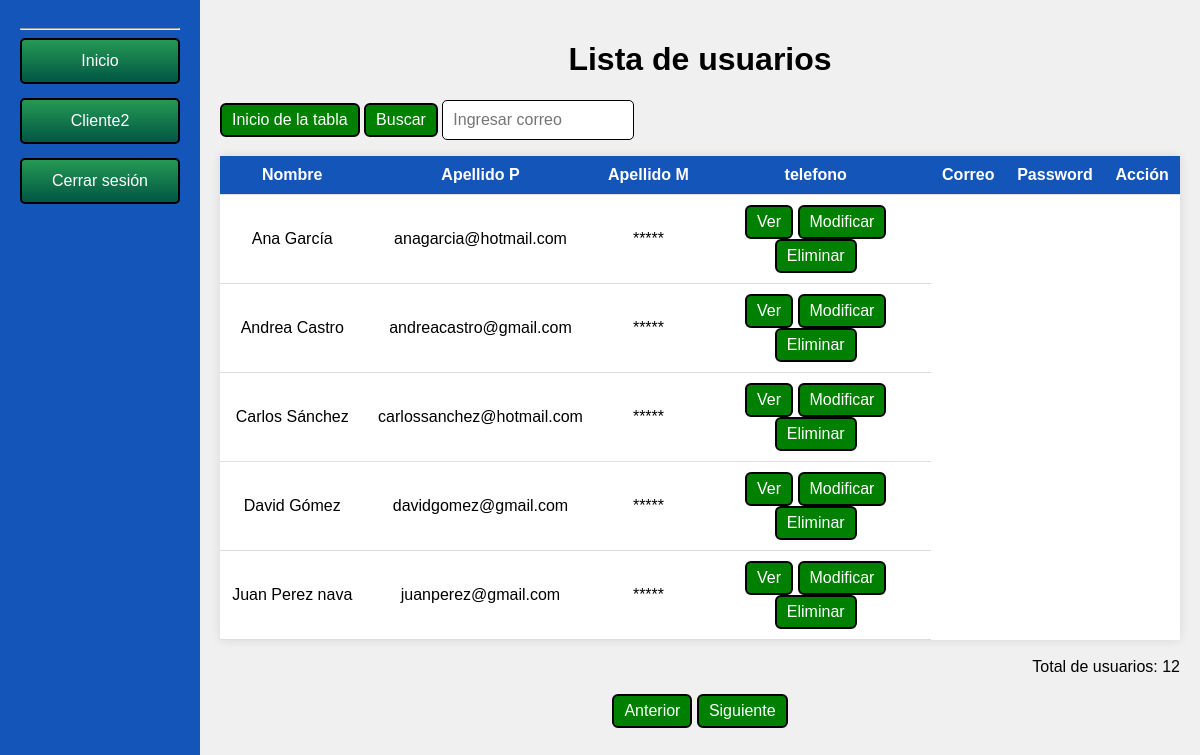
/cliente2_tabla.php (signed in), run on the app's committed database.
### tables this page shows
CREATE TABLE `cliente2` (
  `nom` varchar(50) NOT NULL,
  `correo` varchar(50) NOT NULL,
  `pass` varchar(50) NOT NULL
  
);

### cliente2_tabla.php (the view, shortened to what this page needs)
<?php
include("barra_lateral.php");
?>
<html>
<body>
<div class="ContenedorPrincipal">
<?php
    $filasmax = 5;
    if (isset($_GET['pag']))
	{
        $pagina = $_GET['pag'];
    } else
	{
        $pagina = 1;
    }
 if(isset($_POST['btnbuscar']))
{
$buscar = $_POST['txtbuscar'];
 $sqlusu = mysqli_query($conn, "SELECT * FROM cliente2 where correo = '".$buscar."'");
}
else
{
 $sqlusu = mysqli_query($conn, "SELECT * FROM cliente2 ORDER BY nom ASC LIMIT " . (($pagina - 1) * $filasmax)  . "," . $filasmax);
}
    $resultadoMaximo = mysqli_query($conn, "SELECT count(*) as num_usuarios FROM cliente2");
    $maxusutabla = mysqli_fetch_assoc($resultadoMaximo)['num_usuarios'];
    ?>
	<div class="ContenedorTabla" >
	<form method="POST">
	<h1>Lista de usuarios</h1>
	<div style="text-align:left">
	<a href="cliente2_tabla.php" class="BotonesUsuarios">Inicio de la tabla</a>
	<input class="BotonesUsuarios" type="submit" value="Buscar" name="btnbuscar">
	<input class="CajaTexto" type="text" name="txtbuscar"  placeholder="Ingresar correo" autocomplete="off" style='width:20%'>
	</div>
			</form>
    <table>
			<tr>
			<th>Nombre</th>
			<th>Apellido P</th>
			<th>Apellido M</th>
			<th>telefono</th>
			<th>Correo</th>
            <th>Password</th>
			<th>Acción</th>
			</tr>
        <?php
        while ($mostrar = mysqli_fetch_assoc($sqlusu))
		{
            echo "<tr>";
            echo "<td>".$mostrar['nom']."</td>";
			echo "<td>".$mostrar['correo']."</td>";
			 echo "<td>*****</td>";
            echo "<td style='width:24%'>
			<a class='BotonesUsuarios' href=\"cliente2_ver.php?correo=$mostrar[correo]&pag=$pagina\">Ver</a>
			<a class='BotonesUsuarios' href=\"cliente2_modificar.php?correo=$mostrar[correo]&pag=$pagina\">Modificar</a>
			<a class='BotonesUsuarios' href=\"cliente2_eliminar.php?correo=$mostrar[correo]&pag=$pagina\" onClick=\"return confirm('¿Estás seguro de eliminar a $mostrar[nom]?')\">Eliminar</a>
			</td>";
        }
        ?>
    </table>
	<div style='text-align:right'>
	<br>
	<?php echo "Total de usuarios: ".$maxusutabla;?>
	</div>
	</div>
<div style='text-align:right'>
<br>
</div>
<div style="text-align:center">
<?php
if (isset($_GET['pag'])) {
if ($_GET['pag'] > 1) {
 ?>
<a class="BotonesUsuarios" href="cliente2_tabla.php?pag=<?php echo $_GET['pag'] - 1; ?>">Anterior</a>
<?php
}
else
{
?>
<a class="BotonesUsuarios" href="#" style="pointer-events: none">Anterior</a>
<?php
}
?>
 <?php
}
else
{
?>
<a class="BotonesUsuarios" href="#" style="pointer-events: none">Anterior</a>
<?php
}
if (isset($_GET['pag'])) {
if ((($pagina) * $filasmax) < $maxusutabla) {
?>
<a class="BotonesUsuarios" href="cliente2_tabla.php?pag=<?php echo $_GET['pag'] + 1; ?>">Siguiente</a>
<?php
} else {
?>
<a class="BotonesUsuarios" href="#" style="pointer-events: none">Siguiente</a>
<?php
}
?>
<?php
} else {
?>
<a class="BotonesUsuarios" href="cliente2_tabla.php?pag=2">Siguiente</a>
<?php
}
?>
</div>
</div>
</body>
</html>

### barra_lateral.php (shortened to what this page needs)
<html>
<head>
<link rel="stylesheet" href="style.css">
</head>
<body>
<div class="BarraLateral">
<ul>
<hr>
<li><a href="principal.php" >Inicio</a></li>
<li><a href="cliente2_tabla.php" >Cliente2</a></li>
<li><a href="cerrar_sesion.php" >Cerrar sesión</a></li>
</ul>
</div>
</body>
</html>

### style.css (style rules this page uses)
body { background: #f0f0f0; font-family: Arial, sans-serif; margin:0; padding:0; display: flex; flex-direction: column; }
.CajaTexto { width: 80%; padding: 10px; font-size:1em; border-radius:5px; border:1px solid black; color:black; }
.BarraLateral { position: fixed; top: 0; left: 0; width: 200px; height: 100%; background-color: #1455B9; padding: 20px; box-sizing: border-box; text-align:center; }
.BarraLateral ul { list-style: none; padding: 0; margin: 0; }
.BarraLateral li { text-align:center; margin-bottom: 14px; padding: 12px 10px; border-radius:5px; border:2px solid black; background: linear-gradient(180deg,#259953,#015644); }
.BarraLateral a { color: white; text-decoration: none; }
.ContenedorPrincipal { margin-left: 200px; padding: 20px; box-sizing: border-box; text-align:center; }
table { border-collapse: collapse; width: 100%; margin: 0 auto; background-color: white; box-shadow: 0 0 10px rgba(0, 0, 0, 0.1); }
th { background-color: #1455B9; color: white; }
th, td { padding: 10px; text-align: center; border-bottom: 1px solid #dddddd; }
.ContenedorTabla { margin-left: auto; margin-right: auto; max-width:1260px; width: 100%; }
.BotonesUsuarios { text-align:center; display: inline-block; background:green; padding: 6px 10px; border-radius:6px; text-decoration: none; color:white; border:2px solid black; cursor:pointer; font-size: 16px; }

### data on the page
cliente2: nom "Ana García", correo "anagarcia@hotmail.com"
cliente2: nom "Andrea Castro", correo "andreacastro@gmail.com"
cliente2: nom "Carlos Sánchez", correo "carlossanchez@hotmail.com"
cliente2: nom "David Gómez", correo "davidgomez@gmail.com"
cliente2: nom "Juan Perez nava", correo "juanperez@gmail.com"

### other printed values
$maxusutabla "12"
